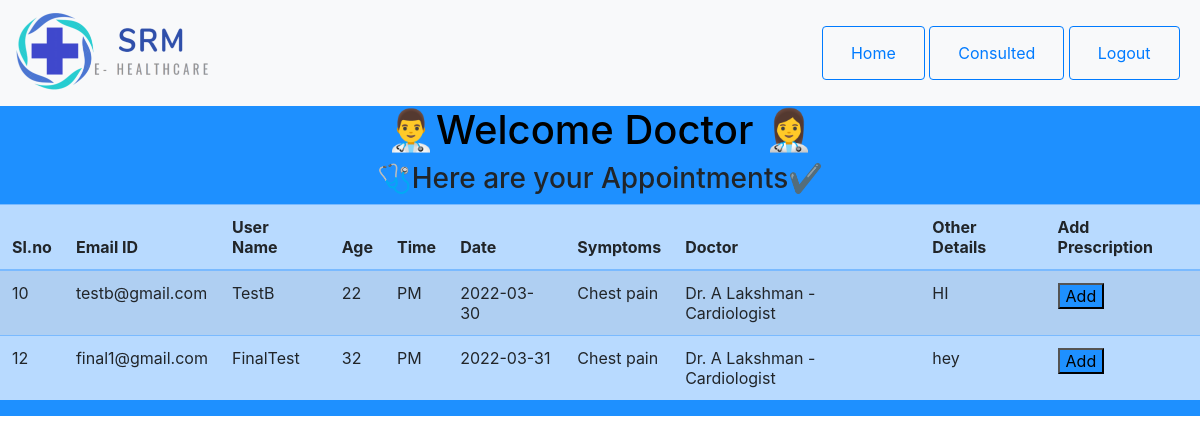
The app's page /doctor3.php with its own data.
### tables this page shows
CREATE TABLE `appointments` (
  `sl_no` bigint(250) NOT NULL,
  `f_name` varchar(250) NOT NULL,
  `l_name` varchar(250) NOT NULL,
  `email_id` varchar(250) NOT NULL,
  `username` varchar(250) NOT NULL,
  `age` int(250) NOT NULL,
  `time` varchar(250) NOT NULL,
  `date` varchar(250) NOT NULL,
  `symptoms` varchar(250) NOT NULL,
  `doctor` varchar(250) NOT NULL,
  `other_details` varchar(250) NOT NULL
);

### doctor3.php (the view, shortened to what this page needs)
<html>
    <head>
    <link rel="stylesheet" href="https://cdn.jsdelivr.net/npm/bootstrap@4.5.3/dist/css/bootstrap.min.css">
    </head>
    <body>
      <nav class="navbar navbar-light bg-light navbar-expand-lg">
        <a class="navbar-brand" href="#"><img src="images/flogo.png" width="25%" class="d-inline-block align-top" alt="" loading="lazy"></a>
        <div class="collapse navbar-collapse justify-content-end" id="navbarNav">
          <ul class="nav justify-content-end">
            <li class="nav-item">
              <button type="button" class="btn btn-outline-primary"><a class="nav-link" href="#">Home</a></button>
            </li>&nbsp;
            <li class="nav-item active">
              <button type="button" class="btn btn-outline-primary"><a class="nav-link" href="drview3.php">Consulted</a></button>
            </li>&nbsp;
            <li class="nav-item active">
              <button type="button" class="btn btn-outline-primary"><a class="nav-link" href="management.html">Logout</a></button>
            </li>&nbsp;
      </ul>
    </div>
      </nav>
        <div id="dc">
          <div class="dctr">
            <h1>
              <a class="dr" href="#"><?php
              echo "👨‍⚕️Welcome Doctor ".$_SESSION['dr_id'];
              ?></a>
              👩‍⚕️</h1>
                <div><h3>🩺Here are your Appointments✔</h3>
            </div>
          </div>
<div class="table-responsive">
        <table class="table table-striped table-primary">
            <thead>
            <tr>
                <th>Sl.no</th>
                <th>Email ID</th>
                <th>User Name</th>
                <th>Age</th>
                <th>Time</th>
                <th>Date</th>
                <th>Symptoms</th>
                <th>Doctor</th>
                <th>Other Details</th>
                <th>Add Prescription</th>
                </tr></thead>
<?php
            include("connection.php");
            $query = "SELECT * FROM appointments WHERE doctor = 'Dr. A Lakshman - Cardiologist' GROUP BY date ASC ";
            $data = mysqli_query($con,$query);
            $total = mysqli_num_rows($data);
                if($total != 0){
                    while($result = mysqli_fetch_assoc($data)){
                        echo"
                        <tr>
                        <td>".$result['sl_no']."</td>
                        <td>".$result['email_id']."</td>
                        <td>".$result['username']."</td>
                        <td>".$result['age']."</td>
                        <td>".$result['time']."</td>
                        <td>".$result['date']."</td>
                        <td>".$result['symptoms']."</td>
                        <td>".$result['doctor']."</td>
                        <td>".$result['other_details']."</td>
                        <td><a href= 'prescription.php?username=$result[username]&age=$result[age]&date=$result[date]&symptoms=$result[symptoms]&doctor=$result[doctor]'><input type = 'submit' value='Add' id = 'dc'></td>
                        </tr>
                        ";
                    }
                }
                else{
                    echo "No recodrs found";
                }
            ?>
        </table>
      </div>
            </div>
    </body>
</html>

### doctor3.php (style rules this page uses)
body { background-image:url(images/slider-p2.png); background-repeat: no-repeat; }
#dc { text-align: center; background-color: DodgerBlue; }
.dr { color: black; }

### records on screen
appointments: sl_no "10", email "testb@gmail.com", username "TestB", age "22", time "PM", date "2022-03-30", symptoms "Chest pain", doctor "Dr. A Lakshman - Cardiologist", other_details "HI"
appointments: sl_no "12", email "final1@gmail.com", username "FinalTest", age "32", time "PM", date "2022-03-31", symptoms "Chest pain", doctor "Dr. A Lakshman - Cardiologist", other_details "hey"
